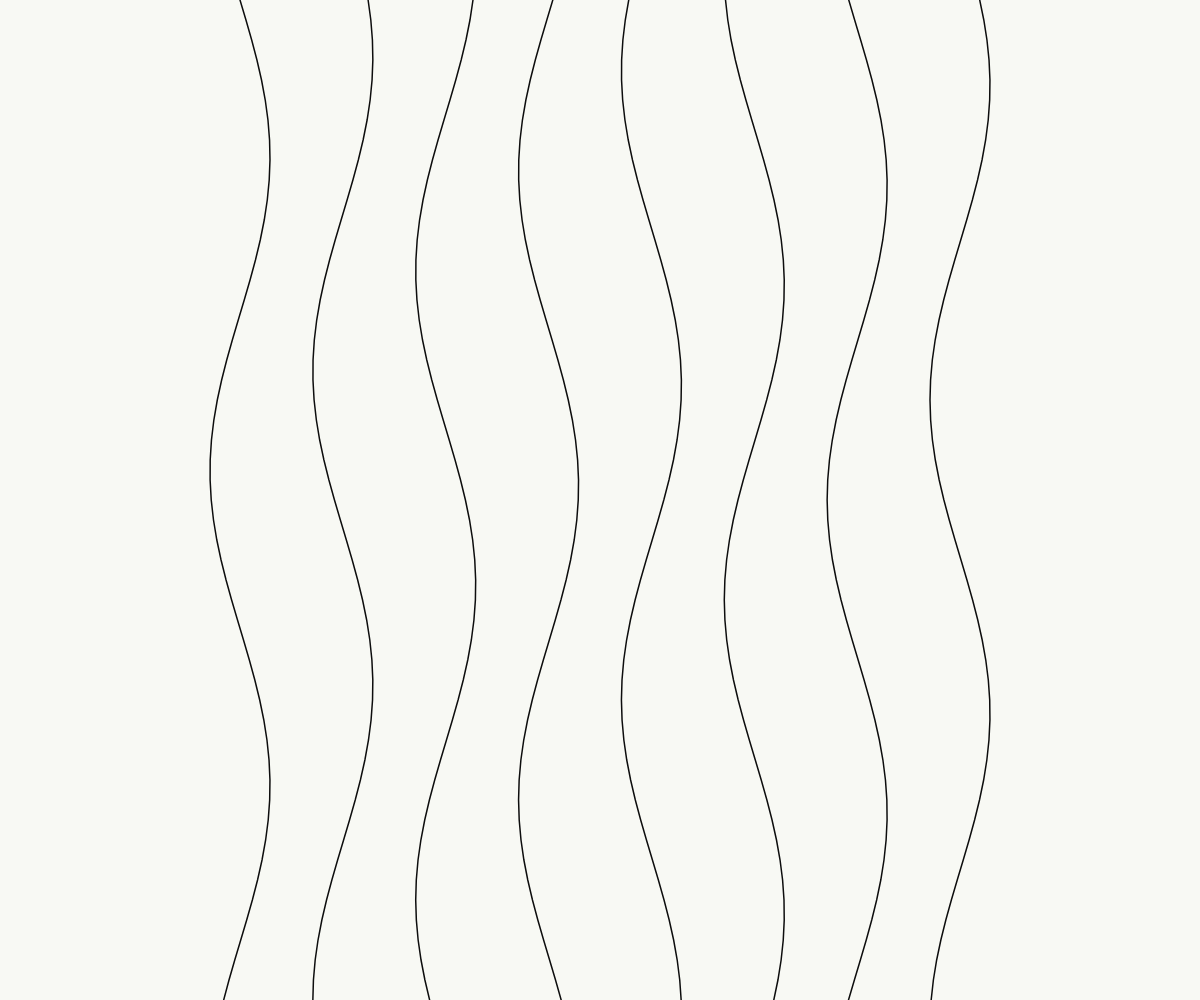
Frame 1 (no input)
Frame 2 (the mouse pressed at the canvas centre, redrawn once): identical to frame 1, image omitted

The p5.js sketch that drew this single still picture (run headless with seeded random() and noise() and a simulated clock; the mouse was pressed at the canvas centre and the sketch redrawn once):

// p5.js sketch
// ── sketch.js
let linesData = [];

function setup() {
  createCanvas(windowWidth, windowHeight);
  stroke('#0d0d0d');
  strokeWeight(1.5);
  noFill();
  generateLines();
  noLoop();
}

function draw() {
  background('#f8f9f4');
  linesData.forEach((path) => {
    beginShape();
    path.forEach((pt) => vertex(pt.x, pt.y));
    endShape();
  });
}

function generateLines() {
  linesData = [];
  const cols = 8;
  for (let c = 0; c < cols; c++) {
    const path = [];
    for (let y = 0; y <= height; y += 20) {
      const x = map(c, 0, cols - 1, width * 0.2, width * 0.8) + sin(y * 0.01 + c) * 30;
      path.push({ x, y });
    }
    linesData.push(path);
  }
}

function windowResized() {
  resizeCanvas(windowWidth, windowHeight);
  generateLines();
  redraw();
}
